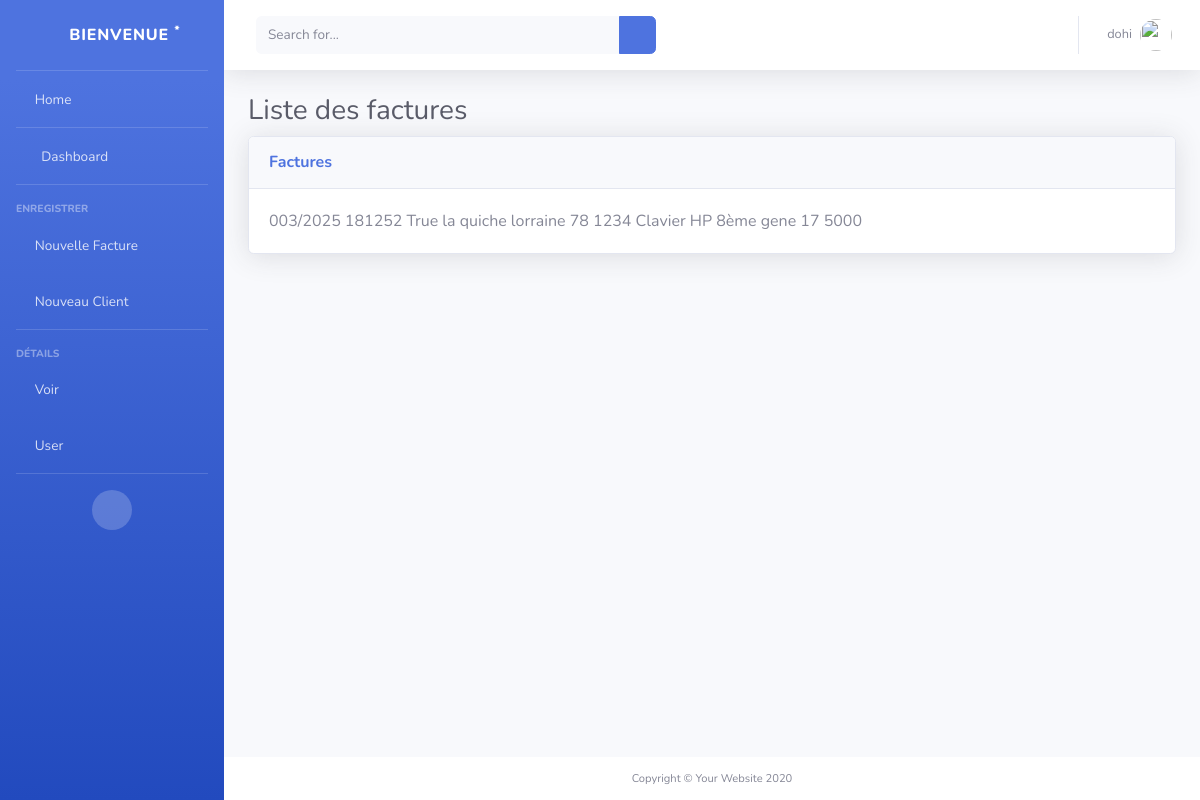
Page /dohi/liste_facture/details_facture/2/ (signed in) on the committed database.
### gestion_factures/models.py (models this page shows, shortened)
class Proforma(models.Model):
    boncommande = models.ForeignKey(BonCommande, on_delete=models.CASCADE, related_name='proformas')
    client = models.ForeignKey(Client, on_delete=models.CASCADE)
    numero_proforma = models.CharField(max_length=150, blank=False, null=False)
    objet = models.CharField(max_length=255 ,blank=False, null=False)
    status = models.BooleanField(default=False, blank=True)
    save_by = models.ForeignKey(User, on_delete=models.PROTECT, related_name='user_clients')
    date_proforma = models.DateTimeField(auto_now_add=True)
    class Meta:
        ordering = ['-date_proforma']
    def montant_ht(self):
        return sum(i.montant_proforma() for i in self.details_proforma.all())
    def montant_tva(self):
        return int((self.montant_ht() * 18) / 100)
    def montant_ttc(self):
        return self.montant_ht() + self.montant_tva()
    montant_ht.short_description = 'HT'
    montant_tva.short_description = 'TVA'
    montant_ttc.short_description = 'TTC'

class DetailsProforma(models.Model):
    proforma = models.ForeignKey(Proforma, on_delete=models.CASCADE, related_name='details_proforma')
    nom_produit = models.CharField(max_length=225, blank=False, null=False)
    qte_produit = models.IntegerField(blank=False, null=False)
    prix_produit = models.IntegerField(blank=False, null=False)
    def montant_proforma(self):
        return self.qte_produit * self.prix_produit
    montant_proforma.short_description = 'montant'

class FactureDefinitive(models.Model):
    proforma = models.ForeignKey(Proforma, on_delete=models.CASCADE, related_name='factures_definitives')
    client = models.ForeignKey(Client, on_delete=models.CASCADE)
    objet = models.CharField(max_length=225, blank=False, null=False)
    status = models.BooleanField(default=False, blank=True)
    date_facture_def = models.DateTimeField(auto_now_add=True)
    save_by = models.ForeignKey(User, on_delete=models.PROTECT, related_name='user_facture_def')
    class Meta:
        ordering = ['-date_facture_def']
    def montant_ht(self):
        return sum(i.montant_facture_def() for i in self.details_facture_def.all())
    def montant_tva(self):
        return int((self.montant_ht() * 18) / 100)
    def montant_ttc(self):
        return self.montant_ht() + self.montant_tva()
    montant_ht.short_description = 'HT'
    montant_tva.short_description = 'TVA'
    montant_ttc.short_description = 'TTC'

### gestion_factures/views.py (the view)
# urls.py: path('<str:username>/liste_facture/details_facture/<int:id>/', details_facture, name='details_facture'),
@login_required(login_url='/')
@user_passes_test(is_user)
def details_facture (request, username, id, *args, **kwargs):
    user = User.objects.get(username=username)
    prof = Proforma.objects.get(id=id)
    list_produit = DetailsProforma.objects.filter(proforma=prof)
    fact_def =  FactureDefinitive.objects.get(proforma=prof)
    bon_liv = BonLivraison.objects.get(facture_def=fact_def)
    return render(request, 'details_facture.html', {
        'user': user,
        'proforma': prof,
        'facture_def': fact_def,
        'bon_livraison': bon_liv,
        'details_proforma': list_produit
    })

### gestion_factures/views.py (called while the page is built)
def is_user(user):
    return user.is_authenticated

### Facture Loutche/gestion_factures/templates/details_facture.html (shortened to what this page needs)
<!DOCTYPE html>
{% load static %}
<html lang="fr">
<head>
    <link href="{% static 'vendor/fontawesome-free/css/all.min.css' %}" rel="stylesheet" type="text/css">
    <link href="{% static 'css/sb-admin-2.min.css' %}" rel="stylesheet">
    <link href="{% static 'vendor/datatables/dataTables.bootstrap4.min.css' %}" rel="stylesheet">
</head>
<body id="page-top">
    <div id="wrapper">
        {% include "sidebar.html" %}
        <div id="content-wrapper" class="d-flex flex-column">
            <div id="content">
                {% include "navbar.html" %}
                <div class="container-fluid">
                    <h1 class="h3 mb-2 text-gray-800">Liste des factures</h1>
                    <div class="card shadow mb-4">
                        <div class="card-header py-3">
                            <h6 class="m-0 font-weight-bold text-primary">Factures</h6>
                        </div>
                        <div class="card-body">
                            {{ proforma.numero_proforma }}
                            {{ proforma.montant_ht }}
                            {{ facture_def.status }}
                            {% for detail in details_proforma %}
                                {{ detail.nom_produit }}
                                {{ detail.qte_produit }}
                                {{ detail.prix_produit }}
                            {% endfor %}
                        </div>
                    </div>
                </div>
            </div>
            <footer class="sticky-footer bg-white">
                <div class="container my-auto">
                    <div class="copyright text-center my-auto">
                        <span>Copyright &copy; Your Website 2020</span>
                    </div>
                </div>
            </footer>
        </div>
    </div>
</body>
</html>

### Facture Loutche/gestion_factures/templates/navbar.html (shortened to what this page needs)
{% load static %}
<nav class="navbar navbar-expand navbar-light bg-white topbar mb-4 static-top shadow">
    <form
        class="d-none d-sm-inline-block form-inline mr-auto ml-md-3 my-2 my-md-0 mw-100 navbar-search">
        <div class="input-group">
            <input type="text" class="form-control bg-light border-0 small" placeholder="Search for..."
                aria-label="Search" aria-describedby="basic-addon2">
            <div class="input-group-append">
                <button class="btn btn-primary" type="button">
                    <i class="fas fa-search fa-sm"></i>
                </button>
            </div>
        </div>
    </form>
    <ul class="navbar-nav ml-auto">
        <li class="nav-item dropdown no-arrow">
            <a class="nav-link dropdown-toggle" href="#" id="userDropdown" role="button" data-toggle="dropdown" aria-haspopup="true" aria-expanded="false">
                <span class="mr-2 d-none d-lg-inline text-gray-600 small">
                {% if user.is_authenticated %}
                    {{ user.username }}
                {% endif %}
                </span>
                <img class="img-profile rounded-circle" src="{% static 'img/undraw_profile.svg' %}">
            </a>
        </li>
    </ul>
</nav>

### rows in the picture
Proforma: numero_proforma "003/2025", montant_ht "181252"
FactureDefinitive: status "True"
DetailsProforma: nom_produit "la quiche lorraine", qte_produit "78", prix_produit "1234"
DetailsProforma: nom_produit "Clavier HP 8ème gene", qte_produit "17", prix_produit "5000"

### other values in the picture
{{ user.username }} "dohi"
